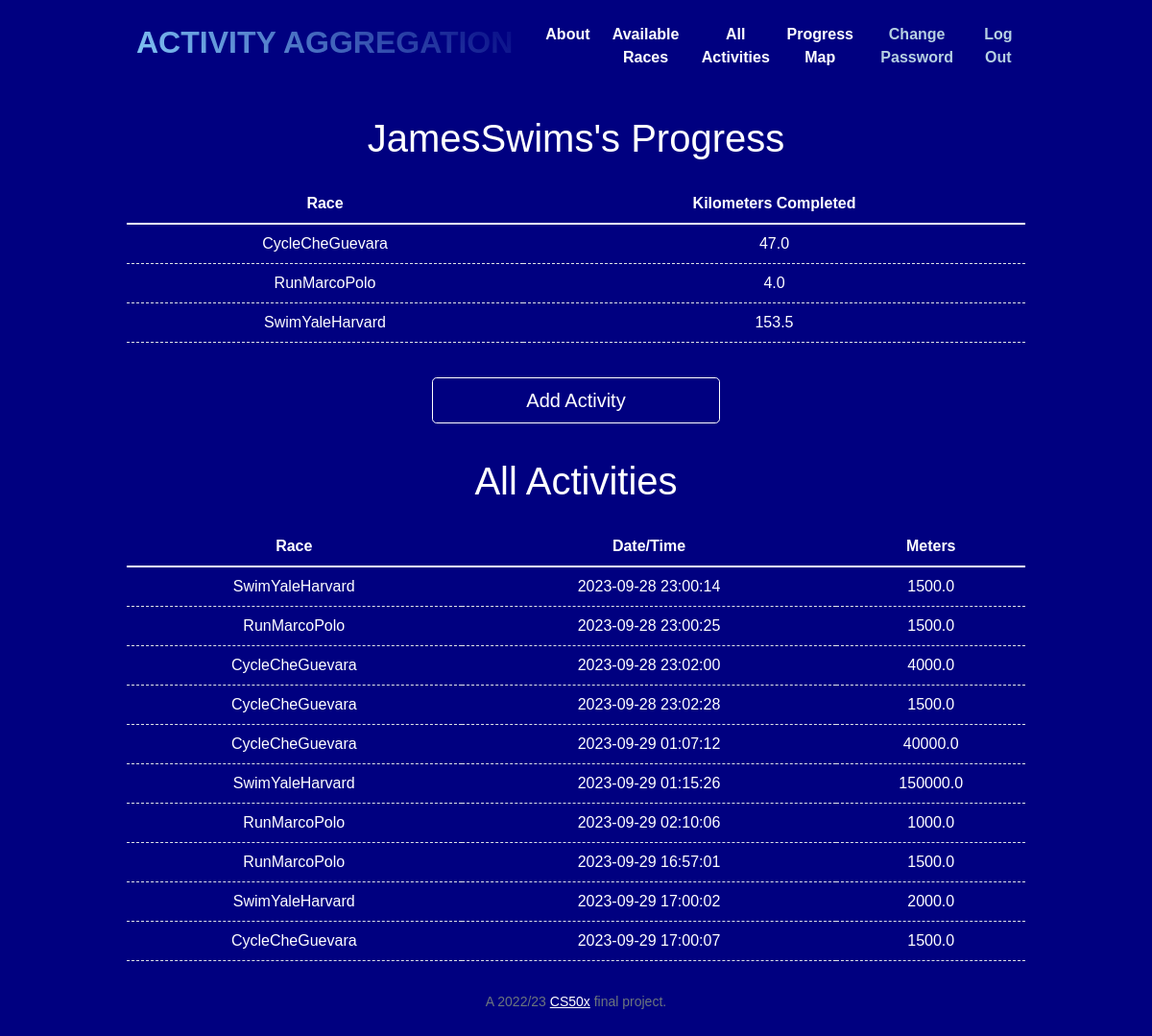
The app's page /activities (signed in) with its own data.
### tables this page shows
CREATE TABLE users (
    id INTEGER PRIMARY KEY AUTOINCREMENT NOT NULL, 
    username TEXT NOT NULL, 
    hash TEXT NOT NULL,
    initials TEXT NOT NULL
);

CREATE TABLE 'activities' (
'id' INTEGER PRIMARY KEY AUTOINCREMENT NOT NULL,
'user_id' INTEGER NOT NULL,'race_id' TEXT NOT NULL,
'race_name' TEXT NOT NULL,'meters' REAL NOT NULL,'kilometers' REAL,
'time_stamp' TIMESTAMP DEFAULT CURRENT_TIMESTAMP NOT NULL,
FOREIGN KEY(user_id) REFERENCES users(id)
);

### app.py (the view)
@app.route("/activities")
@login_required
def activities():
    totalactivities = db.execute(
        "SELECT race_name, SUM(ROUND(meters/1000,2)) as totalkilometers FROM activities WHERE user_id=:user_id GROUP BY race_name", user_id=session["user_id"])
    activities = db.execute(
        "SELECT race_id, race_name, meters, time_stamp FROM activities WHERE user_id=:user_id", user_id=session["user_id"])
    rows = db.execute("SELECT username FROM users WHERE id=:user_id", user_id=session["user_id"])
    username = rows[0]["username"]
    return render_template("activities.html", activities=activities, totalactivities=totalactivities, username=username)

### app.py (called while the page is built)
@app.after_request
def after_request(response):
    response.headers["Cache-Control"] = "no-cache, no-store, must-revalidate"
    response.headers["Expires"] = 0
    response.headers["Pragma"] = "no-cache"
    return response

### helpers.py (called while the page is built)
def login_required(f):
    @wraps(f)
    def decorated_function(*args, **kwargs):
        if session.get("user_id") is None:
            return redirect("/login")
        return f(*args, **kwargs)
    return decorated_function

### templates/activities.html (shortened to what this page needs)
{% extends "layout.html" %}
{% block main %}
    <h1>{{username}}'s Progress</h1>
    <table class="table table-hover">
        <thead class="thead-dark">
            <tr>
                <th scope="col">Race</th>
                <th scope="col">Kilometers Completed</th>
            </tr>
        </thead>
        <tbody>
            {% for totalactivity in totalactivities %}
            <tr>
                <td>{{totalactivity["race_name"]}}</td>
                <td>{{totalactivity["totalkilometers"]}}</td>
            </tr>
            {% endfor %}
        </tbody>
    </table>
    <a href="/add" class="btn btn-outline-primary btn-lg">Add Activity</a>
    <h1>All Activities</h1>
        <table class="table table-hover">
            <thead class="thead-dark">
                <tr>
                    <th scope="col">Race</th>
                    <th scope="col">Date/Time</th>
                    <th scope="col">Meters</th>
                </tr>
            </thead>
            <tbody>
                {% for activity in activities %}
                <tr>
                    <td>{{activity["race_name"]}}</td>
                    <td>{{activity["time_stamp"]}}</td>
                    <td>{{activity["meters"]}}</td>
                </tr>
                {% endfor %}
            </tbody>
        </table>
{% endblock %}

### templates/layout.html (shortened to what this page needs)
<!DOCTYPE html>
<html lang="en">
    <head>
        <link href="https://cdn.jsdelivr.net/npm/bootstrap@5.1.3/dist/css/bootstrap.min.css" rel="stylesheet">
        <link href="/static/styles.css" rel="stylesheet">
    </head>
    <body>
        <nav class="bg-light border navbar navbar-expand-md navbar-light">
            <div class="container-fluid">
                <a class="navbar-brand" href="/">Activity Aggregation</a>
                <div class="collapse navbar-collapse" id="navbar">
                    {% if session["user_id"] %}
                        <ul class="navbar-nav ms-auto mt-2 my-0">
                            <li class="nav-item"><a class="nav-link" href="/">About</a></li>
                            <li class="nav-item"><a class="nav-link" href="/races">Available Races</a></li>
                            <li class="nav-item"><a class="nav-link" href="/activities"> All Activities</a></li>
                            <li class="nav-item"><a class="nav-link" href="/map">Progress Map</a></li>
                            <li class="nav-item"><a class="nav-link" href="/changepassword" style="color:#B6D0E2!important;">Change Password</a></li>
                            <li class="nav-item"><a class="nav-link" href="/logout" style="color:#B6D0E2!important;">Log Out</a></li>
                        </ul>
                    {% else %}
                        <ul class="navbar-nav ms-auto mt-2">
                            <li class="nav-item"><a class="nav-link" href="/register">Register</a></li>
                            <li class="nav-item"><a class="nav-link" href="/login">Log In</a></li>
                        </ul>
                    {% endif %}
                </div>
            </div>
        </nav>
        <main class="container-fluid py-5 text-center">
            {% block main %}{% endblock %}
        </main>
        <footer class="mb-5 small text-center text-muted">
            A 2022/23 <a href="https://cs50.harvard.edu/">CS50x</a> final project.
        </footer>
    </body>
</html>

### static/styles.css (style rules this page uses)
body { background-color: navy; font-family: 'lexend', sans-serif !important; width: 80%; margin-left:auto; margin-right:auto; }
* { color:white!important; }
.py-5 { padding-top: 1em!important; padding-bottom: 1em!important; }
.h1, h1 { padding: 1rem 0 1rem 0; }
h1:first-letter { text-transform:capitalize; }
a { color: white!important; }
.bg-light { -webkit-background-clip: text; --bs-bg-opacity: 0; }
.border { border: 0px!important; }
nav .navbar-brand { font-size: 2rem; text-transform: uppercase; font-weight: bold; background: -webkit-linear-gradient(45deg, lightskyblue, navy); -webkit-background-clip: text; -webkit-text-fill-color: transparent; color: transparent !important; padding: 5px 10px 5px 10px; border: 0px; }
nav .navbar-nav { font-weight: bold; text-align: center; }
.btn { width: 300px; margin: 20px; }
.btn-outline-primary { border-color: #fff!important; }
td { border-style: dashed!important; }

### records on screen
users: username "JamesSwims"
activities: race_name "SwimYaleHarvard", time_stamp "2023-09-28 23:00:14", meters "1500.0"
activities: race_name "RunMarcoPolo", time_stamp "2023-09-28 23:00:25", meters "1500.0"
activities: race_name "CycleCheGuevara", time_stamp "2023-09-28 23:02:00", meters "4000.0"
activities: race_name "CycleCheGuevara", time_stamp "2023-09-28 23:02:28", meters "1500.0"
activities: race_name "CycleCheGuevara", time_stamp "2023-09-29 01:07:12", meters "40000.0"
activities: race_name "SwimYaleHarvard", time_stamp "2023-09-29 01:15:26", meters "150000.0"
activities: race_name "RunMarcoPolo", time_stamp "2023-09-29 02:10:06", meters "1000.0"
activities: race_name "RunMarcoPolo", time_stamp "2023-09-29 16:57:01", meters "1500.0"
activities: race_name "SwimYaleHarvard", time_stamp "2023-09-29 17:00:02", meters "2000.0"
activities: race_name "CycleCheGuevara", time_stamp "2023-09-29 17:00:07", meters "1500.0"

### other values on screen
{{ totalactivity["race_name"] }} "CycleCheGuevara" "RunMarcoPolo" "SwimYaleHarvard"
{{ totalactivity["totalkilometers"] }} "47.0" "4.0" "153.5"
